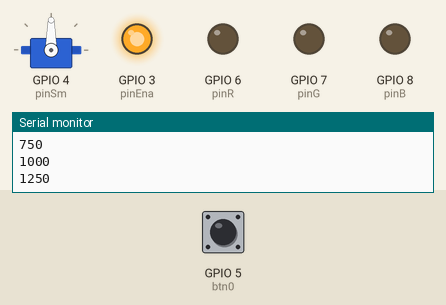
This sketch was run on a simulated ESP32-C3. Parts: servo, output pins drawn as LEDs (lit = HIGH), the last lines printed to the serial monitor. The test bench sets the inputs (shaded band); at power-on: GPIO 5 (btn0) LOW.

Above: at 1.7 s.
1.8 s: GPIO 5 (btn0) pulled HIGH for 0.3 s
At 2.9 s:
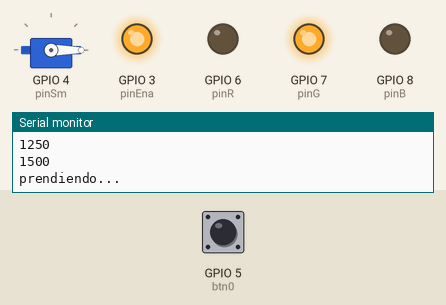
5.1 s: GPIO 5 (btn0) pulled HIGH for 1 s
At 7.2 s:
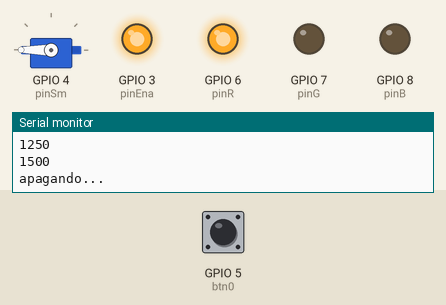
9.1 s: GPIO 5 (btn0) pulled HIGH for 3.2 s
At 14.5 s:
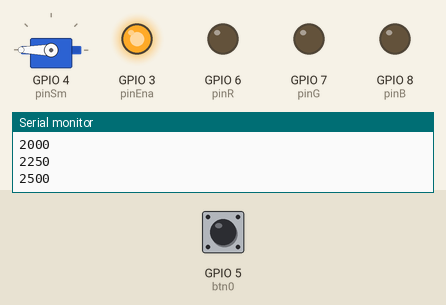
14.8 s: GPIO 5 (btn0) pulled HIGH for 0.3 s
At 15.7 s:
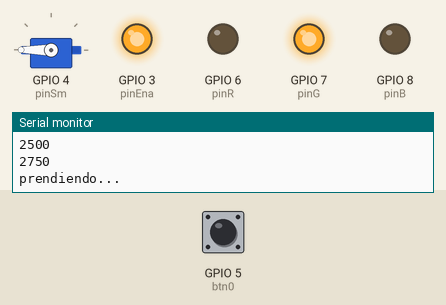
18.1 s: GPIO 5 (btn0) pulled HIGH for 0.3 s
At 19.4 s:
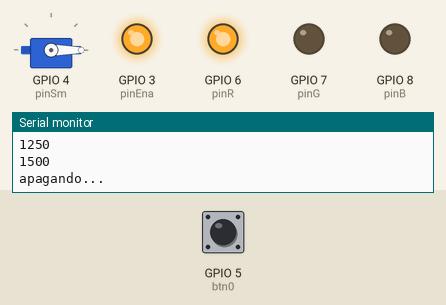
21.4 s: GPIO 5 (btn0) pulled HIGH for 3.2 s
At 26.8 s:
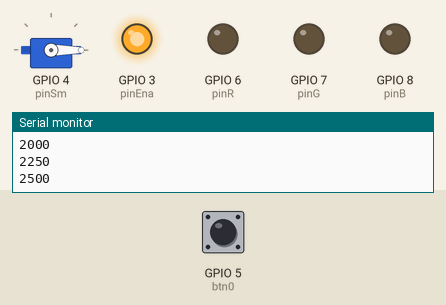
Timing chart, 0 to 31.1 s (numbered marks = the images above; inputs shaded):
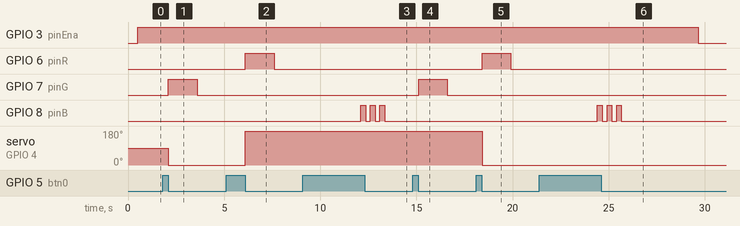

Measured:
- after the input at 1.8 s, GPIO 7 (pinG): LOW → HIGH after 0.30 s, → LOW 1.5 s later; servo on GPIO 4 (pinSm): 90° → 0° after 0.30 s
- after the input at 5.1 s, GPIO 3 (pinEna): stays HIGH (without the input it goes to LOW after 3.8 s); GPIO 6 (pinR): LOW → HIGH after 1.0 s, → LOW 1.5 s later; servo on GPIO 4 (pinSm): 0° → 180° after 1.0 s
- after the input at 9.1 s, GPIO 3 (pinEna): stays HIGH (without the input it goes to LOW after 3.8 s); GPIO 8 (pinB): alternates HIGH for 0.25 s and LOW for 0.25 s, 6 changes in all, then stays LOW, starting after 3.0 s
- after the input at 14.8 s, GPIO 3 (pinEna): stays HIGH (without the input it goes to LOW after 2.6 s); GPIO 7 (pinG): LOW → HIGH after 0.31 s, → LOW 1.5 s later
- after the input at 18.1 s, GPIO 6 (pinR): LOW → HIGH after 0.31 s, → LOW 1.5 s later; servo on GPIO 4 (pinSm): 180° → 0° after 0.31 s
- after the input at 21.4 s, GPIO 3 (pinEna): HIGH → LOW after 8.3 s instead of 3.8 s; GPIO 8 (pinB): alternates HIGH for 0.25 s and LOW for 0.25 s, 6 changes in all, then stays LOW, starting after 3.0 s

The sketch:

prototipo-esp32c3.ino
```cpp
/*
  SWITCHBOT CON EL ESP32C3 SUPERMINI
  version: 0.0.1
*/
/**** BIBLIOTECAS ****/
#include <ESP32Servo.h>

/**** DEFINICION DE PINES ****/
#define btn0  5 // pin del boton
#define pinR  6 // pin del led rojo
#define pinG  7 // pin del led verde
#define pinB  8 // pin del led azul
#define pinEna   3 // pin para habilitar la alimentacion del servo
#define pinSm 4 // pin para la señal pwm del servo
#define TIME_TO_SLEEP 5000

/**** OBJETOS A USAR ****/
Servo servoMotor;

/**** VARIABLES GLOBALES ****/
bool state = false; // estado del switchbot, true:on, false:off
const int ANGLE_1 = 0;
const int ANGLE_2 = 180;
int ANGLE_ON  = ANGLE_1;
int ANGLE_OFF = ANGLE_2;
int counter = 0;
bool sleep_mode = false;

/**** FUNCIONES A USAR ****/
void parpadeo(int pin, int times = 3, int millis = 500) {
  for (int i = 0; i < times; i++) {
    digitalWrite(pin, HIGH);
    delay(millis);
    digitalWrite(pin, LOW);
    delay(millis);
  }
}
void configurarSwitchbot() {
  // configuramos los pines de entrada y salida
  pinMode(btn0, INPUT);  // el boton es una entrada
  pinMode(pinR, OUTPUT); // los led son salidas
  pinMode(pinG, OUTPUT);
  pinMode(pinB, OUTPUT);
  pinMode(pinEna, OUTPUT);
  servoMotor.attach(pinSm); // pinSm como salida pwm para el servo
}
void cambiarOrientacion() {
  Serial.println("Cambiando Orientacion...");
  if (ANGLE_ON == ANGLE_1) {
    ANGLE_ON  = ANGLE_2;
    ANGLE_OFF = ANGLE_1;
  } else {
    ANGLE_ON  = ANGLE_1;
    ANGLE_OFF = ANGLE_2;
  }
  parpadeo(pinB, 3, 250);
}
void cambiarEstado(bool new_state) {
  // nos aseguramos de que no este en sleep mode
  // en caso contrario, lo desactivamos
  counter = 0;
  if (sleep_mode) {
    digitalWrite(pinEna, HIGH);
    sleep_mode = false;
    delay(200);
  }

  // cambiamos el estado a on o off
  state = new_state;
  int led, angle;
  if (state) {        // true - prender
    led = pinG;
    angle = ANGLE_ON;
    Serial.println("prendiendo...");
  } else {            // false - apagar
    led = pinR;
    angle = ANGLE_OFF;
    Serial.println("apagando...");
  }
  digitalWrite(led, HIGH);
  servoMotor.write(angle);
  delay(1500);
  digitalWrite(led, LOW);
}
// funcion para saber si se mantiene presionado por x tiempo el boton
bool es_presionado(int wait_time) {
  int counter = 0;
  while (digitalRead(btn0)) {
    if (counter >= wait_time) {
      return true;
    }
    counter += 20;
    delay(20);
  }
  return false;
}

/**** FUNCIONES PRINCIPALES ****/
void setup() {
  Serial.begin(115200);
  delay(500);
  configurarSwitchbot();
  digitalWrite(pinEna, HIGH);
}
void loop() {
  if (digitalRead(btn0)) {
    if (es_presionado(3000)) {
      // cambiamos orientacion
      cambiarOrientacion();
    } else {
      // cambiamos el estado
      cambiarEstado(!state);
    }
  }
  if (sleep_mode == false) {
    if (counter <= TIME_TO_SLEEP) {
      counter += 250;
    } else {
      digitalWrite(pinEna, LOW);
      sleep_mode = true;
    }
    Serial.println(counter);
  }
  delay(250);
}
```
